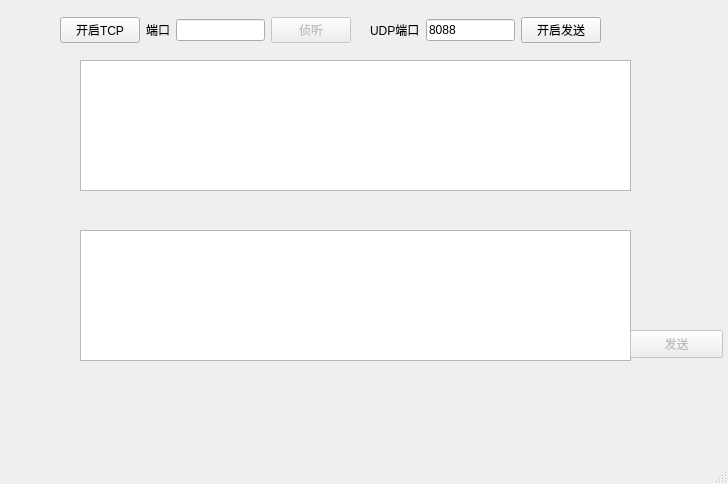
<?xml version="1.0" encoding="UTF-8"?>
<ui version="4.0">
 <class>MainWindow</class>
 <widget class="QMainWindow" name="MainWindow">
  <property name="geometry">
   <rect>
    <x>0</x>
    <y>0</y>
    <width>728</width>
    <height>484</height>
   </rect>
  </property>
  <property name="windowTitle">
   <string>MainWindow</string>
  </property>
  <widget class="QWidget" name="centralwidget">
   <widget class="QTextEdit" name="textReceive">
    <property name="geometry">
     <rect>
      <x>80</x>
      <y>60</y>
      <width>551</width>
      <height>131</height>
     </rect>
    </property>
   </widget>
   <widget class="QTextEdit" name="textSend">
    <property name="geometry">
     <rect>
      <x>80</x>
      <y>230</y>
      <width>551</width>
      <height>131</height>
     </rect>
    </property>
   </widget>
   <widget class="QPushButton" name="send">
    <property name="enabled">
     <bool>false</bool>
    </property>
    <property name="geometry">
     <rect>
      <x>630</x>
      <y>330</y>
      <width>93</width>
      <height>28</height>
     </rect>
    </property>
    <property name="text">
     <string>发送</string>
    </property>
   </widget>
   <widget class="QWidget" name="horizontalLayoutWidget_3">
    <property name="geometry">
     <rect>
      <x>60</x>
      <y>13</y>
      <width>541</width>
      <height>34</height>
     </rect>
    </property>
    <layout class="QHBoxLayout" name="horizontalLayout_3">
     <item>
      <layout class="QHBoxLayout" name="horizontalLayout_2">
       <item>
        <layout class="QHBoxLayout" name="horizontalLayout">
         <item>
          <widget class="QPushButton" name="tcpOn">
           <property name="text">
            <string>开启TCP</string>
           </property>
          </widget>
         </item>
         <item>
          <widget class="QLabel" name="label">
           <property name="text">
            <string>端口</string>
           </property>
          </widget>
         </item>
         <item>
          <widget class="QLineEdit" name="port"/>
         </item>
         <item>
          <widget class="QPushButton" name="listen">
           <property name="enabled">
            <bool>false</bool>
           </property>
           <property name="text">
            <string>侦听</string>
           </property>
          </widget>
         </item>
         <item>
          <widget class="QLabel" name="labelCon">
           <property name="text">
            <string/>
           </property>
          </widget>
         </item>
        </layout>
       </item>
       <item>
        <widget class="QLabel" name="label_2">
         <property name="text">
          <string>UDP端口</string>
         </property>
        </widget>
       </item>
       <item>
        <widget class="QLineEdit" name="udpport">
         <property name="text">
          <string>8088</string>
         </property>
        </widget>
       </item>
       <item>
        <widget class="QPushButton" name="udpOn">
         <property name="text">
          <string>开启发送</string>
         </property>
        </widget>
       </item>
      </layout>
     </item>
    </layout>
   </widget>
  </widget>
  <widget class="QMenuBar" name="menubar">
   <property name="geometry">
    <rect>
     <x>0</x>
     <y>0</y>
     <width>728</width>
     <height>23</height>
    </rect>
   </property>
  </widget>
  <widget class="QStatusBar" name="statusbar"/>
 </widget>
 <resources/>
 <connections/>
</ui>
